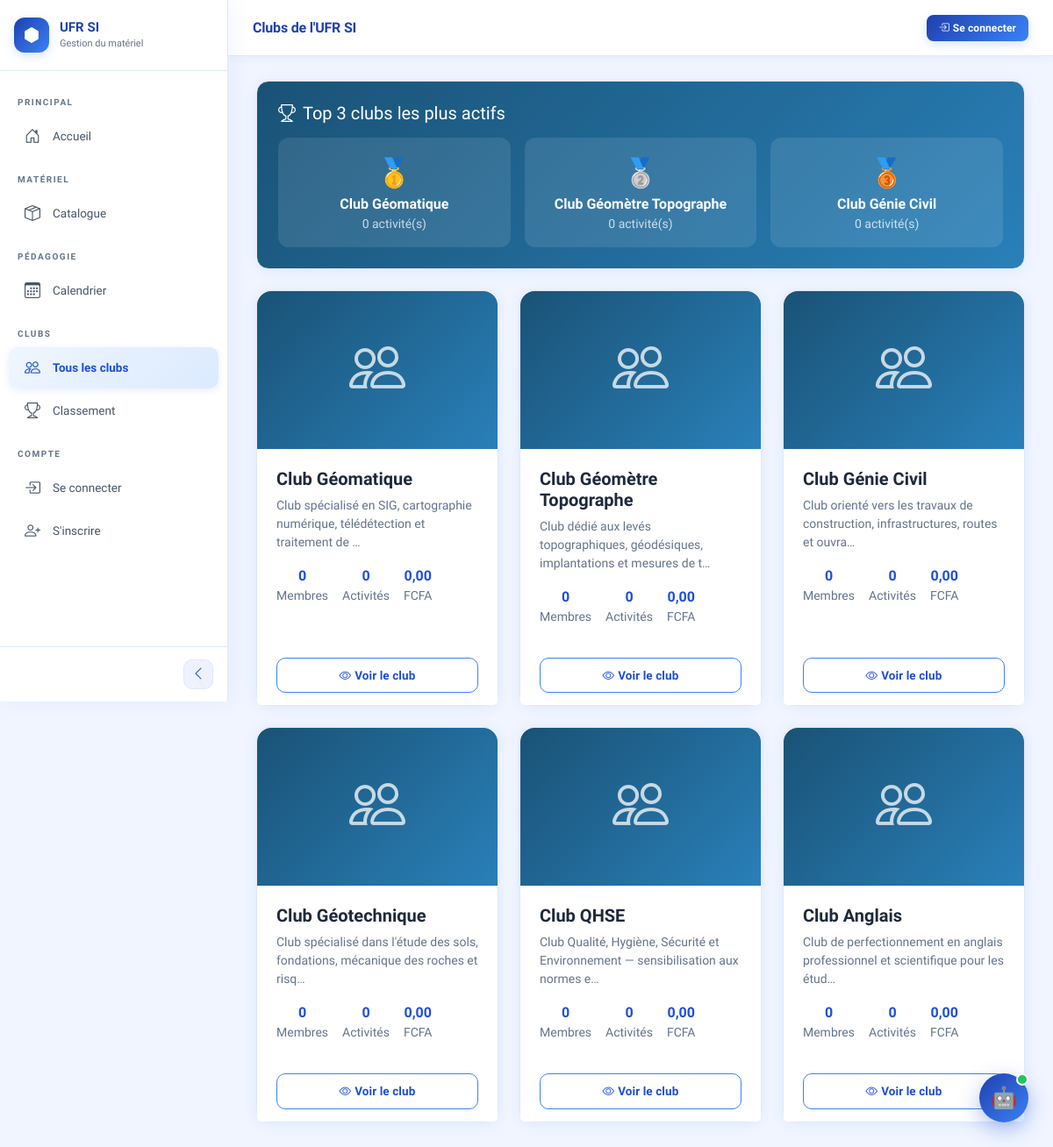
Page /clubs/ on the committed database.
### clubs/models.py (models this page shows, shortened)
class Club(models.Model):
    nom = models.CharField(max_length=200)
    description = models.TextField(blank=True)
    logo = models.ImageField(upload_to='clubs/logos/', blank=True)
    date_creation = models.DateField(auto_now_add=True)
    materiel_propre = models.ManyToManyField(
        'materiel.Materiel',
        related_name='clubs_proprietaires',
        blank=True,
        verbose_name='Matériel propre au club'
    )
    cotisation_montant = models.DecimalField(
        max_digits=10,
        decimal_places=2,
        default=0,
        verbose_name='Montant cotisation (FCFA)'
    )
    def nombre_membres(self):
        return self.membres.count()
    def score_activite(self):
        return self.activites.filter(statut='terminee').count()

### clubs/views.py (the view)
# urls.py: path('', views.liste_clubs, name='liste_clubs'),
def liste_clubs(request):
    clubs = Club.objects.all()
    classement = sorted(clubs, key=lambda c: c.score_activite(), reverse=True)
    return render(request, 'clubs/liste_clubs.html', {
        'clubs': clubs,
        'classement': classement[:3],
    })

### templates/clubs/liste_clubs.html (shortened to what this page needs)
{% extends 'base.html' %}
{% block page_titre %}Clubs de l'UFR SI{% endblock %}
{% block contenu %}
{% if classement %}
<div class="card mb-4 p-4" style="background: linear-gradient(135deg, #1a5276, #2980b9);">
  <h5 class="text-white mb-3"><i class="bi bi-trophy me-2"></i>Top 3 clubs les plus actifs</h5>
  <div class="row g-3">
    {% for club in classement %}
    <div class="col-md-4">
      <div class="text-center p-3" style="background:rgba(255,255,255,0.1);
           border-radius:12px;">
        <div style="font-size:32px;">
          {% if forloop.counter == 1 %}🥇
          {% elif forloop.counter == 2 %}🥈
          {% else %}🥉{% endif %}
        </div>
        <strong class="text-white">{{ club.nom }}</strong>
        <p class="text-white small mb-0 opacity-75">
          {{ club.score_activite }} activité(s)
        </p>
      </div>
    </div>
    {% endfor %}
  </div>
</div>
{% endif %}
<div class="row g-4">
  {% for club in clubs %}
  <div class="col-md-4">
    <div class="card h-100" style="transition:transform 0.2s;"
         onmouseover="this.style.transform='translateY(-4px)'"
         onmouseout="this.style.transform='translateY(0)'">
      {% if club.logo %}
      <img src="{{ club.logo.url }}" class="card-img-top"
           style="height:180px; object-fit:cover; border-radius:16px 16px 0 0;">
      {% else %}
      <div class="d-flex align-items-center justify-content-center"
           style="height:180px; background:linear-gradient(135deg,#1a5276,#2980b9);
           border-radius:16px 16px 0 0;">
        <i class="bi bi-people display-3 text-white opacity-75"></i>
      </div>
      {% endif %}
      <div class="card-body">
        <h5 class="card-title fw-bold">{{ club.nom }}</h5>
        <p class="text-muted small">{{ club.description|truncatechars:80 }}</p>
        <div class="d-flex gap-3 mt-3">
          <div class="text-center">
            <strong style="color:var(--primary);">{{ club.nombre_membres }}</strong>
            <p class="text-muted small mb-0">Membres</p>
          </div>
          <div class="text-center">
            <strong style="color:var(--primary);">{{ club.activites.count }}</strong>
            <p class="text-muted small mb-0">Activités</p>
          </div>
          <div class="text-center">
            <strong style="color:var(--primary);">{{ club.cotisation_montant }}</strong>
            <p class="text-muted small mb-0">FCFA</p>
          </div>
        </div>
      </div>
      <div class="card-footer bg-white border-0">
        <a href="{% url 'detail_club' club.id %}" class="btn btn-outline-primary w-100">
          <i class="bi bi-eye me-1"></i>Voir le club
        </a>
      </div>
    </div>
  </div>
  {% endfor %}
</div>
{% endblock %}

### static/css/style.css (style rules this page uses)
:root { --primary: #1d4ed8; --primary-light: #3b82f6; --primary-lighter: #60a5fa; --primary-dark: #1e40af; --primary-glow: rgba(59, 130, 246, 0.2); --accent: #f59e0b; --success: #16a34a; --danger: #dc2626; --warning: #d97706; --info: #0891b2; --bg: #f0f5ff; --bg-2: #ffffff; --surface: #f8faff; --surface-hover: #eef2ff; --border: #e0e7ff; --border-strong: #c7d2fe; --text: #1e293b; --text-muted: #64748b; --text-soft: #475569; --sidebar-width: 260px; --sidebar-collapsed: 72px; --topbar-height: 64px; --radius: 14px; --radius-sm: 10px; --radius-lg: 20px; --shadow: 0 2px 16px rgba(29, 78, 216, 0.08); --shadow-md: 0 4px 24px rgba(29, 78, 216, 0.12); --transition: all 0.25s cubic-bezier(0.4, 0, 0.2, 1); }
*, *::before, *::after { margin: 0; padding: 0; box-sizing: border-box; }
html { scroll-behavior: smooth; }
body { font-family: 'Plus Jakarta Sans', sans-serif; background: var(--bg); color: var(--text); overflow-x: hidden; }
.card { background: var(--bg-2); border: 1.5px solid var(--border); border-radius: var(--radius); box-shadow: var(--shadow); transition: var(--transition); color: var(--text); }
.card-body { padding: 22px; }
.card-footer { background: var(--surface); border-top: 1.5px solid var(--border); padding: 14px 22px; }
.btn { font-family: 'Plus Jakarta Sans', sans-serif; font-weight: 600; border-radius: var(--radius-sm); padding: 9px 20px; font-size: 13.5px; transition: var(--transition); letter-spacing: 0.1px; }
.btn-outline-primary { border: 1.5px solid var(--primary-light); color: var(--primary); background: transparent; }
.text-muted { color: var(--text-muted) !important; }

### rows in the picture
Club: nom "Club Géomatique", score_activite "0", description "Club spécialisé en SIG, cartographie numérique, télédétection et traitement de …", nombre_membres "0", activites.count "0", cotisation_montant "0,00"
Club: nom "Club Géomètre Topographe", score_activite "0", description "Club dédié aux levés topographiques, géodésiques, implantations et mesures de t…", nombre_membres "0", activites.count "0", cotisation_montant "0,00"
Club: nom "Club Génie Civil", score_activite "0", description "Club orienté vers les travaux de construction, infrastructures, routes et ouvra…", nombre_membres "0", activites.count "0", cotisation_montant "0,00"
Club: nom "Club Géotechnique", description "Club spécialisé dans l'étude des sols, fondations, mécanique des roches et risq…", nombre_membres "0", activites.count "0", cotisation_montant "0,00"
Club: nom "Club QHSE", description "Club Qualité, Hygiène, Sécurité et Environnement — sensibilisation aux normes e…", nombre_membres "0", activites.count "0", cotisation_montant "0,00"
Club: nom "Club Anglais", description "Club de perfectionnement en anglais professionnel et scientifique pour les étud…", nombre_membres "0", activites.count "0", cotisation_montant "0,00"
